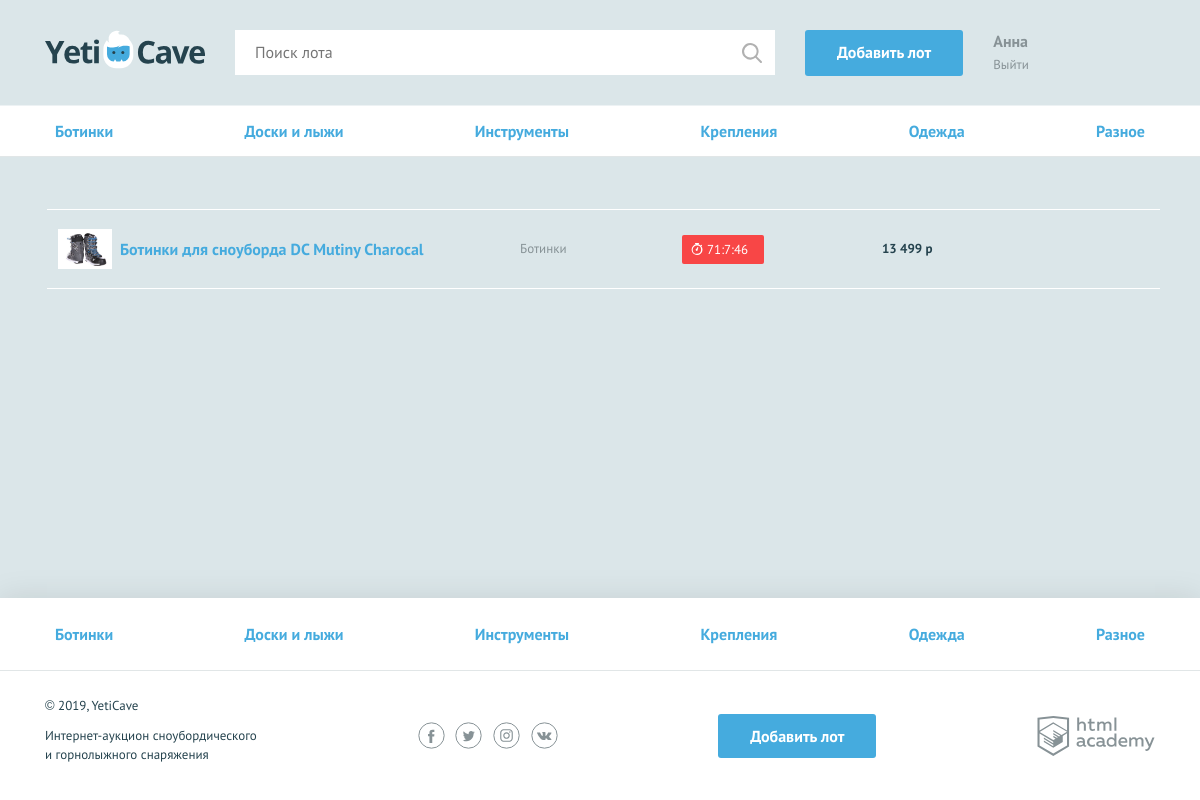
Page /my-lots.php (signed in) on the committed database.
### tables this page shows
CREATE TABLE categories (
  id INT AUTO_INCREMENT PRIMARY KEY,
  name CHAR(255) NOT NULL UNIQUE
);

CREATE TABLE lots (
  id INT AUTO_INCREMENT PRIMARY KEY,
  date_add TIMESTAMP DEFAULT CURRENT_TIMESTAMP,
  name char(255)  NOT NULL,
  description TEXT,
  img_url CHAR(255),
  start_price INT NOT NULL,
  date_end TIMESTAMP,
  step INT NOT NULL,
  user_author_id INT NOT NULL,
  user_victor_id INT,
  category_id INT NOT NULL
);

### functions.php (called while the page is built, shortened)
<?php
function include_template($name, $data) {
    $name = 'templates/' . $name;
    extract($data);
    require $name;
    $result = ob_get_clean();
    return $result;
}
function convert_text($str) {
	$text = htmlspecialchars($str);
	return $text;
}
function seconds_free($str) {
    $ts_start = strtotime('now');
    $ts_end = strtotime($str);
    $secs_free = $ts_end - $ts_start;
    if ($secs_free > 0) {
        $hours = floor($secs_free / 3600);
        $minutes = floor(($secs_free % 3600)/60);
        $seconds = floor(($secs_free % 3600)%60);
        $result = $hours . ':' . $minutes . ':' . $seconds;
        return $result;
    }
    return false;
}
?>

### templates/my-lots.php (the view, shortened to what this page needs)
<main>
  <nav class="nav">
    <ul class="nav__list container">
      <?php foreach ($categories as $item): ?>
        <li class="nav__item">
          <a href="all-lots.php?category=<?=convert_text($item['id'])?>"><?=$item['name'];?></a>
        </li>
      <?php endforeach; ?>
    </ul>
  </nav>
  <section class="rates container">
    <table class="rates__list">
      <?php foreach ($rates as $item): ?>
          <?php $value = '';
                $classname_item = "";
                $classname_timer = "";
          if (seconds_free($item['date_end'])) {
              $classname_item = "";
              $value = seconds_free($item['date_end']);
              $classname_timer = "timer--finishing";
          } else if (($user_id === $item['victor'])) {
              $classname_item = "rates__item--win";
              $value = "Ставка победила";
              $classname_timer = "timer--win";
              $contacts='<p> Контакты: '.$item['contacts'].'</p>';
          } else {
              $classname_item = "rates__item--end";
              $value = "Торги закончены";
              $classname_timer = "timer--end";
          };?>
        <tr class="rates__item <?=$classname_item ?>">
          <td class="rates__info">
            <div class="rates__img">
              <img src="<?=$item['url']?>" width="54" height="40" alt="">
            </div>
            <div>
              <h3 class="rates__title"><a href="lot.php?id=<?=$item['lot_id']?>"><?=$item['lot_name']?></a></h3>
            </div>
          </td>
          <td class="rates__category">
            <?=$item['category']?>
          </td>
          <td class="rates__timer">
            <div class="timer <?=$classname_timer ?>"><?=$value?></div>
          </td>
          <td class="rates__price">
            <?=number_format($item['summ'],0,'',' ').' р' ?>
          </td>
          <td class="rates__time">
          </td>
        </tr>
      <?php endforeach; ?>
    </table>
  </section>
</main>

### templates/layout.php (shortened to what this page needs)
<!DOCTYPE html>
<html lang="ru">
<head>
    <link href="css/normalize.min.css" rel="stylesheet">
    <link href="css/style.css" rel="stylesheet">
</head>
<body>
<div class="page-wrapper">
<header class="main-header">
    <div class="main-header__container container">
        <a class="main-header__logo" href="index.php">
            <img src="img/logo.svg" width="160" height="39" alt="Логотип компании YetiCave">
        </a>
        <form class="main-header__search" method="post" action="search.php">
            <input type="search" name="search" placeholder="Поиск лота">
            <input class="main-header__search-btn" type="submit" name="find" value="Найти">
        </form>
        <?php $classname = ($is_auth === 1) ? "" : "visually-hidden";?>
        <a class="main-header__add-lot button <?=$classname ?>" href="add.php">Добавить лот</a>
        <nav class="user-menu">
          <?php  if ($is_auth === 1 ):  ?>
          <div class="user-menu__logged">
            <p><?=$user_name; ?></p>
            <a href="logout.php">Выйти</a>
          </div>
          <?php  endif; ?>
        </nav>
    </div>
</header>
<?=$content;?>
</div>
<footer class="main-footer">
    <nav class="nav">
        <ul class="nav__list container">
            <?php foreach ($categories as $item): ?>
              <li class="nav__item">
                <a href="all-lots.php?category=<?=convert_text($item['id'])?>"><?=$item['name'];?></a>
              </li>
            <?php endforeach; ?>
        </ul>
    </nav>
    <div class="main-footer__bottom container">
        <div class="main-footer__copyright">
            <p>© 2019, YetiCave</p>
            <p>Интернет-аукцион сноубордического и горнолыжного снаряжения</p>
        </div>
        <div class="main-footer__social social">
            <a class="social__link social__link--facebook" href="#">
            </a>
            <a class="social__link social__link--twitter" href="#">
            </a>
            <a class="social__link social__link--instagram" href="#">
            </a>
            <a class="social__link social__link--vkontakte" href="#">
            </a>
        </div>
        <?php $classname = ($is_auth === 1) ? "" : "visually-hidden";?>
        <a class="main-footer__add-lot button <?=$classname ?>" href="add.php">Добавить лот</a>
        <div class="main-footer__developed-by">
            <a class="logo-academy" href="https://htmlacademy.ru/intensive/php">
            </a>
        </div>
    </div>
</footer>
</body>
</html>

### rows in the picture
categories: name "Ботинки"
categories: name "Доски и лыжи"
categories: name "Инструменты"
categories: name "Крепления"
categories: name "Одежда"
categories: name "Разное"
lots: img_url (picture), name "Ботинки для сноуборда DC Mutiny Charocal", category.name "Ботинки", date_end "71:7:46", summ "13 499"

### other values in the picture
$user_name "Анна"
